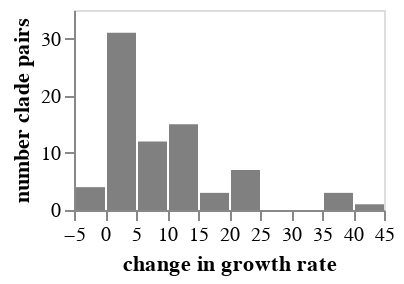

The notebook cell saved with this chart:
### Markdown cell above
## Distribution of change in growth rates among clade pairs
Showing just clade pairs with DMS data and adequate sequences.

### Code cell
growth_change_df = (
    pango_pair_dms_growth_df
    [["clade", "parent", "change_in_growth_rate"]]
)

growth_change_hist = (
    alt.Chart(growth_change_df)
    .encode(
        alt.X(
            "change_in_growth_rate",
            bin=alt.BinParams(),
            title="change in growth rate",
            axis=alt.Axis(labelFlush=False, labelOverlap=False),
        ),
        alt.Y("count()", title="number clade pairs"),
    )
    .mark_bar(color="gray")
    .configure_axis(grid=False)
    .properties(
        width=155,
        height=100,
    )
)

growth_change_hist

### Figure 1 — Vega-Lite specification as saved in the notebook (floating-point values rounded to 4 significant figures)
{"config": {"view": {"continuousWidth": 300, "continuousHeight": 300}, "axis": {"grid": false}}, "data": {"name": "data-ec985d6b76ca712ab8f1e5742f05532d"}, "mark": {"type": "bar", "color": "gray"}, "encoding": {"x": {"axis": {"labelFlush": false, "labelOverlap": false}, "bin": {}, "field": "change_in_growth_rate", "title": "change in growth rate", "type": "quantitative"}, "y": {"aggregate": "count", "title": "number clade pairs", "type": "quantitative"}}, "height": 100, "width": 155, "$schema": "https://vega.github.io/schema/vega-lite/v5.15.1.json", "datasets": {"data-ec985d6b76ca712ab8f1e5742f05532d": [{"clade": "XBB.1", "parent": "XBB", "change_in_growth_rate": 2.141}, {"clade": "XBB.2", "parent": "XBB", "change_in_growth_rate": 1.144}, {"clade": "XBB.1.4", "parent": "XBB.1", "change_in_growth_rate": 3.964}, {"clade": "XBB.1.5", "parent": "XBB.1", "change_in_growth_rate": 24.1}, {"clade": "XBB.1.16", "parent": "XBB.1", "change_in_growth_rate": 38.94}, {"clade": "XBB.1.22", "parent": "XBB.1", "change_in_growth_rate": 39.94}, {"clade": "XBB.1.42", "parent": "XBB.1", "change_in_growth_rate": 40.2}, {"clade": "XBB.1.4.1", "parent": "XBB.1.4", "change_in_growth_rate": -1.792}, {"clade": "XBB.1.5.1", "parent": "XBB.1.5", "change_in_growth_rate": 3.938}, {"clade": "XBB.1.5.2", "parent": "XBB.1.5", "change_in_growth_rate": 2.008}, {"clade": "XBB.1.5.4", "parent": "XBB.1.5", "change_in_growth_rate": 4.592}, {"clade": "XBB.1.5.5", "parent": "XBB.1.5", "change_in_growth_rate": 4.385}, {"clade": "XBB.1.5.10", "parent": "XBB.1.5", "change_in_growth_rate": 12.58}, {"clade": "XBB.1.5.12", "parent": "XBB.1.5", "change_in_growth_rate": 3.467}, {"clade": "XBB.1.5.25", "parent": "XBB.1.5", "change_in_growth_rate": 0.4916}, {"clade": "XBB.1.5.28", "parent": "XBB.1.5", "change_in_growth_rate": 9.764}, {"clade": "XBB.1.5.30", "parent": "XBB.1.5", "change_in_growth_rate": 5.101}, {"clade": "XBB.1.5.35", "parent": "XBB.1.5", "change_in_growth_rate": 3.653}, {"clade": "XBB.1.5.37", "parent": "XBB.1.5", "change_in_growth_rate": 8.224}, {"clade": "XBB.1.5.50", "parent": "XBB.1.5", "change_in_growth_rate": 3.755}, {"clade": "XBB.1.5.56", "parent": "XBB.1.5", "change_in_growth_rate": 2.538}, {"clade": "XBB.1.5.59", "parent": "XBB.1.5", "change_in_growth_rate": 14.54}, {"clade": "XBB.1.5.70", "parent": "XBB.1.5", "change_in_growth_rate": 19.85}, {"clade": "XBB.1.5.72", "parent": "XBB.1.5", "change_in_growth_rate": 20.44}, {"clade": "XBB.1.5.91", "parent": "XBB.1.5", "change_in_growth_rate": 3.355}, {"clade": "XBB.1.5.97", "parent": "XBB.1.5", "change_in_growth_rate": 6.082}, {"clade": "XBB.1.5.100", "parent": "XBB.1.5", "change_in_growth_rate": 5.838}, {"clade": "EM.1", "parent": "XBB.1.5.7", "change_in_growth_rate": -0.08633}, {"clade": "EK.2", "parent": "XBB.1.5.13", "change_in_growth_rate": 0.02014}, {"clade": "EL.1", "parent": "XBB.1.5.14", "change_in_growth_rate": 3.102}, {"clade": "FD.2", "parent": "XBB.1.5.15", "change_in_growth_rate": 0.218}, {"clade": "GF.1", "parent": "XBB.1.5.24", "change_in_growth_rate": 10.57}, {"clade": "GB.1", "parent": "XBB.1.5.46", "change_in_growth_rate": 10.27}, {"clade": "HT.2", "parent": "XBB.1.5.49", "change_in_growth_rate": 2.231}, {"clade": "GK.1", "parent": "XBB.1.5.70", "change_in_growth_rate": 4.28}, {"clade": "GK.1.1", "parent": "GK.1", "change_in_growth_rate": 11.04}, {"clade": "GN.1", "parent": "XBB.1.5.73", "change_in_growth_rate": 14.52}, {"clade": "XBB.1.9.1", "parent": "XBB.1.9", "change_in_growth_rate": 24.47}, {"clade": "XBB.1.9.2", "parent": "XBB.1.9", "change_in_growth_rate": 24.67}, {"clade": "FL.1", "parent": "XBB.1.9.1", "change_in_growth_rate": 1.834}, {"clade": "FL.7", "parent": "XBB.1.9.1", "change_in_growth_rate": 4.047}, {"clade": "FL.14", "parent": "XBB.1.9.1", "change_in_growth_rate": 6.241}, {"clade": "FL.15", "parent": "XBB.1.9.1", "change_in_growth_rate": 12.93}, {"clade": "FL.16", "parent": "XBB.1.9.1", "change_in_growth_rate": 9.32}, {"clade": "FL.20", "parent": "XBB.1.9.1", "change_in_growth_rate": 21.46}, {"clade": "FL.24", "parent": "XBB.1.9.1", "change_in_growth_rate": 14.38}, {"clade": "FL.1.5", "parent": "FL.1", "change_in_growth_rate": 10.45}, {"clade": "FL.1.5.1", "parent": "FL.1.5", "change_in_growth_rate": 13.06}, {"clade": "FL.10.1", "parent": "FL.10", "change_in_growth_rate": 16.62}, {"clade": "EG.1", "parent": "XBB.1.9.2", "change_in_growth_rate": 2.618}, {"clade": "EG.2", "parent": "XBB.1.9.2", "change_in_growth_rate": 8.362}, {"clade": "EG.5.1.6", "parent": "EG.5.1", "change_in_growth_rate": 6.553}, {"clade": "HK.3", "parent": "EG.5.1.1", "change_in_growth_rate": 22.05}, {"clade": "HK.6", "parent": "EG.5.1.1", "change_in_growth_rate": 5.164}, {"clade": "HV.1", "parent": "EG.5.1.6", "change_in_growth_rate": 10.33}, {"clade": "XBB.1.16.1", "parent": "XBB.1.16", "change_in_growth_rate": -0.2868}, {"clade": "XBB.1.16.6", "parent": "XBB.1.16", "change_in_growth_rate": 14.43}, {"clade": "XBB.1.16.7", "parent": "XBB.1.16", "change_in_growth_rate": 2.143}, {"clade": "XBB.1.16.8", "parent": "XBB.1.16", "change_in_growth_rate": 3.379}, {"clade": "XBB.1.16.9", "parent": "XBB.1.16", "change_in_growth_rate": 10.66}, {"clade": "XBB.1.16.11", "parent": "XBB.1.16", "change_in_growth_rate": 12.44}, {"clade": "XBB.1.16.15", "parent": "XBB.1.16", "change_in_growth_rate": 16.85}, {"clade": "FU.2.1", "parent": "FU.2", "change_in_growth_rate": 3.853}, {"clade": "HF.1", "parent": "XBB.1.16.13", "change_in_growth_rate": 11.76}, {"clade": "XBB.1.22.1", "parent": "XBB.1.22", "change_in_growth_rate": -0.1922}, {"clade": "FY.2", "parent": "XBB.1.22.1", "change_in_growth_rate": 2.4}, {"clade": "FY.5", "parent": "XBB.1.22.1", "change_in_growth_rate": 6.475}, {"clade": "FY.2.1", "parent": "FY.2", "change_in_growth_rate": 0.6197}, {"clade": "FY.3.1", "parent": "FY.3", "change_in_growth_rate": 0.5668}, {"clade": "XBB.2.3", "parent": "XBB.2", "change_in_growth_rate": 38.52}, {"clade": "XBB.2.4", "parent": "XBB.2", "change_in_growth_rate": 23.3}, {"clade": "XBB.2.3.2", "parent": "XBB.2.3", "change_in_growth_rate": 1.886}, {"clade": "XBB.2.3.3", "parent": "XBB.2.3", "change_in_growth_rate": 3.219}, {"clade": "XBB.2.3.5", "parent": "XBB.2.3", "change_in_growth_rate": 1.391}, {"clade": "XBB.2.3.8", "parent": "XBB.2.3", "change_in_growth_rate": 4.002}, {"clade": "XBB.2.3.11", "parent": "XBB.2.3", "change_in_growth_rate": 6.028}]}}
